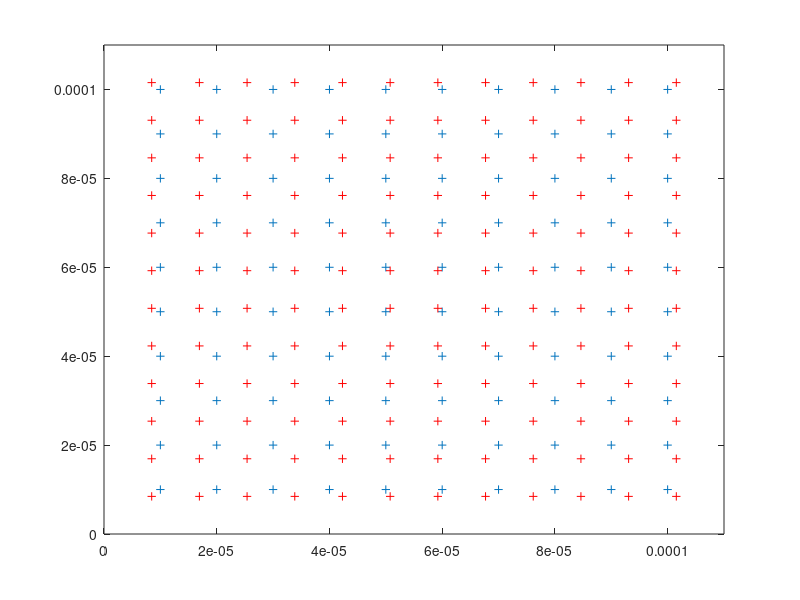
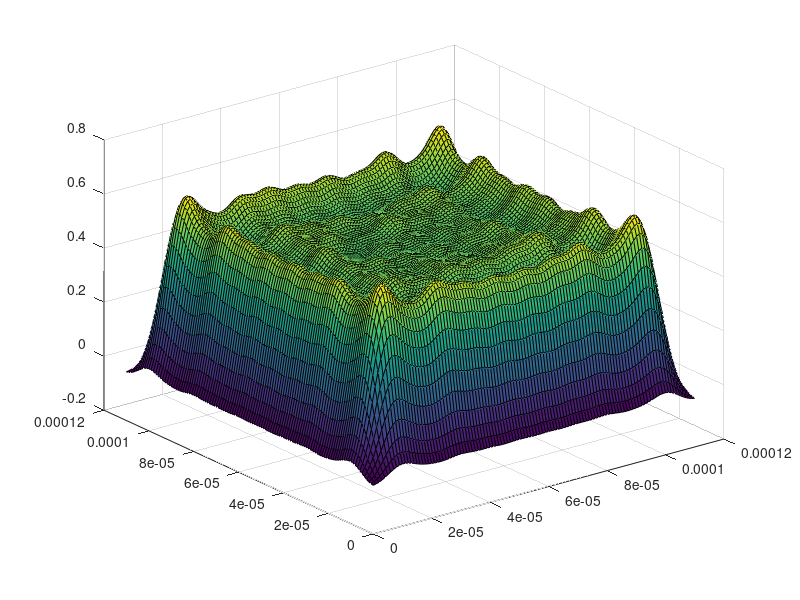

Source code (MATLAB) for these figures, in order:
% function wfDM = mainDM(wfRec, actCommands, paramsSensor)
    clear all; clc; close all;
    format long;    
    
    numPupilx= 100;
    numPupily= 100;
 
    numImagx= 100;
    numImagy= 100;
 
    noApertx= 10;
    noAperty= 10;
    noApert = noApertx*noAperty;
    
    % paramsActuator 
    % number of actuators
    numActx= 10;
    numActy= 10;
    numAct = numActx*numActy;
    
    % calculate the position of the actuators    
    d = 10*10^(-6); % spacing between actuators [m]
    subAperture = d;
    
    % parameters to characterize influence function
    w1= 2;
    w2= -1;
    sig1= 0.54*subAperture;
    sig2= 0.85*subAperture;
    
    x = transpose(d:d:(noApertx)*d);
    y = transpose(d:d:(noAperty)*d);
    for i = 1: numActx 
        for j = 1: numActy 
            posAct((i-1)*numActx+j,1) = x(i);
            posAct((i-1)*numActy+j,2) = y(j);
        end
    end
    plot(posAct(:,1), posAct(:,2), '+');
    axis([0 max(x)+d 0 max(y)+d]);
    
    % calculate the position of the wavefronts
    max_X = (noApertx+1)*d;
    dwf = max_X/(noApertx+3);
    xwr = transpose(dwf:dwf:(noApertx+2)*dwf);
    ywr = transpose(dwf:dwf:(noAperty+2)*dwf);    
    for i = 1: length(xwr)
        for j = 1: length(ywr)
            posWr((i-1)*length(xwr)+j,1) = xwr(i);
            posWr((i-1)*length(ywr)+j,2) = ywr(j);
        end
    end
    hold on;
    plot(posWr(:,1), posWr(:,2), 'r+');
    axis([0 max(x)+d 0 max(y)+d]);    
    

    % length of wavefront reconstruction vector
    nwfRec = (length(xwr))*(length(ywr));    
    
    u = ones(numAct, 1);
        
    % calculate influence matrix H
    for i = 1: nwfRec
        for j = 1: numAct
            H(i,j) = w1/(2*pi*sig1^2)*exp(-((posWr(i,1)-posAct(j,1))^2+ ...
                (posWr(i,2)- posAct(j,2))^2)/(2*sig1^2))+ w2/(2*pi*sig2^2)...
                *exp(-((posWr(i,1)-posAct(j,1))^2+(posWr(i,2)- ...
                posAct(j,2))^2)/(2*sig2^2));            
        end
    end
    
    wfRec = 0.5+0.01*randn(nwfRec,1); % dummy wavefront reconstruction vector
    
    % least square solution
    u = inv(transpose(H)*H)*transpose(H)*wfRec;
%     u = pinv(H)*wfRec;
    
    % residual error
    wres = wfRec - H*u;
    
    % plot the deformable mirror (after wave front reconstruction)
    xgrid = 0:d/10:(noApertx+1)*d;
    ygrid = 0:d/10:(noAperty+1)*d; 
%     xgrids = repmat(xgrid',1,length(xgrid'));
%     ygrids = repmat(ygrid,length(ygrid),1);
    xgrids = repmat(xgrid,length(xgrid),1);
    ygrids = repmat(ygrid,length(ygrid),1);    
%     figure;
% for k = 1: numAct                
    for i = 1:length(xgrid)
        for j = 1: length(ygrid)
            sum = 0;
            for k = 1: numAct                
                Sval = (w1/(2*pi*sig1^2)*exp(-((xgrid(i)-posAct(k,1))^2+ ...
                (ygrid(j)- posAct(k,2))^2)/(2*sig1^2))+ w2/(2*pi*sig2^2)...
                *exp(-((xgrid(i)-posAct(k,1))^2+(ygrid(j)- ...
                posAct(k,2))^2)/(2*sig2^2)))*u(k);  
                sum = sum + Sval;                
                S(i,j) = sum;
            end
        end
    end
%     surf(xgrids, ygrids, S );%- 87.13140);
    [X, Y] = meshgrid(xgrid, ygrid);
    figure; surf(X', Y', S );
    hold on; 
% end
%     xgrid = repmat(xgrid',1,length(xgrid'));
%     ygrid = repmat(ygrid,length(ygrid),1);
%     figure; surf(xgrid, ygrid, S );%- 87.13140);
%     surf(repmat(posApert(:,1),noApert,1), repmat(posAct(:,2), 1, numAct), H)

    

